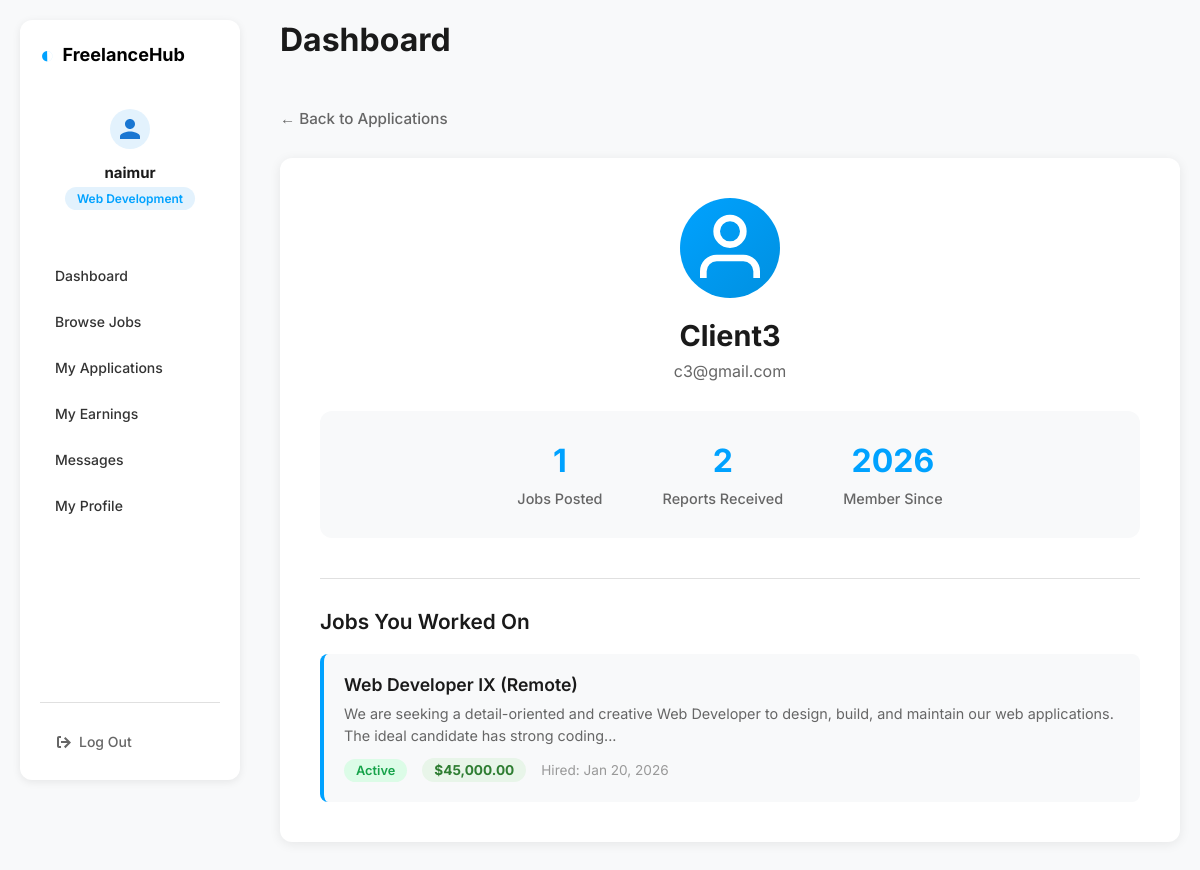
The page /freelancer/dashboard.php?page=client_profile&id=3 (signed in) on the database its author committed.
### tables this page shows
CREATE TABLE `clients` (
  `client_id` int(11) NOT NULL,
  `full_name` varchar(100) NOT NULL,
  `email` varchar(150) NOT NULL,
  `password` varchar(255) NOT NULL,
  `created_at` timestamp NOT NULL DEFAULT current_timestamp(),
  `is_suspended` tinyint(1) DEFAULT 0
);

CREATE TABLE `hired_freelancers` (
  `hire_id` int(11) NOT NULL,
  `job_id` int(11) NOT NULL,
  `freelancer_id` int(11) NOT NULL,
  `client_id` int(11) NOT NULL,
  `hired_at` timestamp NOT NULL DEFAULT current_timestamp(),
  `status` enum('active','completed','cancelled') DEFAULT 'active'
);

CREATE TABLE `jobs` (
  `job_id` int(11) NOT NULL,
  `client_id` int(11) NOT NULL,
  `skill_id` int(11) NOT NULL,
  `job_title` varchar(150) DEFAULT NULL,
  `job_description` text DEFAULT NULL,
  `status` enum('open','closed') DEFAULT 'open',
  `is_hired` tinyint(1) DEFAULT 0,
  `hired_freelancer_id` int(11) DEFAULT NULL,
  `hired_at` timestamp NULL DEFAULT NULL,
  `budget` decimal(10,2) DEFAULT NULL,
  `created_at` timestamp NOT NULL DEFAULT current_timestamp()
);

### freelancer/pages/client_profile.php (the view, shortened to what this page needs)
<?php
$freelancer_id = $_SESSION['freelancer_id'];
$client_id = $_GET['id'] ?? 0;
$client_query = $conn->prepare("
    SELECT c.*,
           (SELECT COUNT(*) FROM jobs WHERE client_id = c.client_id) as total_jobs_posted,
           (SELECT COUNT(*) FROM user_reports WHERE reported_user_id = c.client_id AND reported_user_type = 'client') as total_reports
    FROM clients c
    WHERE c.client_id = ?
");
$client_query->bind_param("i", $client_id);
$client_query->execute();
$client = $client_query->get_result()->fetch_assoc();
$jobs_query = $conn->prepare("
    SELECT j.*, hf.hired_at, hf.status, hf.job_id
    FROM hired_freelancers hf
    JOIN jobs j ON hf.job_id = j.job_id
    WHERE hf.client_id = ? AND hf.freelancer_id = ?
    ORDER BY hf.hired_at DESC
");
$jobs_query->bind_param("ii", $client_id, $freelancer_id);
$jobs_query->execute();
$worked_jobs = $jobs_query->get_result();
?>
<link rel="stylesheet" href="css/client_profile.css">
<div class="client-profile-container">
    <div class="profile-header">
        <a href="dashboard.php?page=applications" class="btn-back">← Back to Applications</a>
    </div>
    <div class="profile-card">
        <div class="profile-avatar-large">
            <svg width="80" height="80" viewBox="0 0 24 24" fill="none" stroke="currentColor" stroke-width="2">
                <path d="M20 21v-2a4 4 0 0 0-4-4H8a4 4 0 0 0-4 4v2"></path>
                <circle cx="12" cy="7" r="4"></circle>
            </svg>
        </div>
        <h2><?= htmlspecialchars($client['full_name']) ?></h2>
        <p class="profile-email"><?= htmlspecialchars($client['email']) ?></p>
        <div class="profile-stats">
            <div class="stat-item">
                <span class="stat-value"><?= $client['total_jobs_posted'] ?></span>
                <span class="stat-label">Jobs Posted</span>
            </div>
            <div class="stat-item">
                <span class="stat-value"><?= $client['total_reports'] ?></span>
                <span class="stat-label">Reports Received</span>
            </div>
            <div class="stat-item">
                <span class="stat-value"><?= date('Y', strtotime($client['created_at'])) ?></span>
                <span class="stat-label">Member Since</span>
            </div>
        </div>
        <?php if ($worked_jobs->num_rows > 0): ?>
            <?php $worked_jobs->data_seek(0); ?>
            <div class="worked-jobs-section">
                <h3>Jobs You Worked On</h3>
                <div class="jobs-list">
                    <?php while ($job = $worked_jobs->fetch_assoc()): ?>
                        <div class="job-item">
                            <h4><?= htmlspecialchars($job['job_title']) ?></h4>
                            <p><?= htmlspecialchars(substr($job['job_description'], 0, 150)) ?>...</p>
                            <div class="job-meta">
                                <span class="job-status <?= $job['status'] ?>"><?= ucfirst($job['status']) ?></span>
                                <span class="job-budget">$<?= number_format($job['budget'], 2) ?></span>
                                <span class="job-date">Hired: <?= date('M d, Y', strtotime($job['hired_at'])) ?></span>
                            </div>
                        </div>
                    <?php endwhile; ?>
                </div>
            </div>
        <?php else: ?>
            <p class="no-jobs">You haven't worked on any jobs for this client yet.</p>
        <?php endif; ?>
    </div>
</div>

### freelancer/css/freelancer_dashboard.css (style rules this page uses)
* { margin: 0; padding: 0; box-sizing: border-box; }
body { font-family: 'Inter', Arial, sans-serif; background-color: #f8f9fa; color: #333; }

### freelancer/css/client_profile.css (style rules this page uses)
.client-profile-container { max-width: 900px; margin: 0 auto; padding: 20px 0; }
.profile-header { display: flex; justify-content: space-between; align-items: center; margin-bottom: 30px; }
.btn-back { color: #666; text-decoration: none; font-weight: 500; font-size: 0.95rem; transition: color 0.3s ease; display: inline-flex; align-items: center; gap: 5px; }
.profile-card { background: #fff; padding: 40px; border-radius: 12px; box-shadow: 0 2px 12px rgba(0, 0, 0, 0.08); text-align: center; }
.profile-avatar-large { width: 100px; height: 100px; margin: 0 auto 20px; border-radius: 50%; background: linear-gradient(135deg, #00a2ff 0%, #0090e0 100%); display: flex; align-items: center; justify-content: center; }
.profile-avatar-large svg { color: white; }
.profile-card h2 { font-size: 1.8rem; font-weight: 700; color: #1a1a1a; margin-bottom: 8px; }
.profile-email { font-size: 1rem; color: #666; margin-bottom: 30px; }
.profile-stats { display: flex; justify-content: center; gap: 60px; margin-bottom: 40px; padding: 30px; background: #f8f9fa; border-radius: 12px; }
.stat-item { text-align: center; }
.stat-value { display: block; font-size: 2rem; font-weight: 700; color: #00a2ff; margin-bottom: 8px; }
.stat-label { font-size: 0.9rem; color: #666; font-weight: 500; }
.worked-jobs-section { text-align: left; margin-top: 30px; padding-top: 30px; border-top: 1px solid #e0e0e0; }
.worked-jobs-section h3 { font-size: 1.3rem; font-weight: 600; color: #1a1a1a; margin-bottom: 20px; }
.jobs-list { display: flex; flex-direction: column; gap: 15px; }
.job-item { padding: 20px; background: #f8f9fa; border-radius: 8px; border-left: 4px solid #00a2ff; transition: all 0.3s ease; }
.job-item h4 { font-size: 1.1rem; font-weight: 600; color: #1a1a1a; margin-bottom: 8px; }
.job-item p { font-size: 0.9rem; color: #666; line-height: 1.5; margin-bottom: 12px; }
.job-meta { display: flex; gap: 15px; align-items: center; flex-wrap: wrap; }
.job-status { padding: 4px 12px; border-radius: 12px; font-size: 0.8rem; font-weight: 600; }
.job-status.active { background: #dcfce7; color: #16a34a; }
.job-budget { background: #e8f5e9; color: #2e7d32; padding: 4px 12px; border-radius: 12px; font-size: 0.85rem; font-weight: 700; }
.job-date { font-size: 0.85rem; color: #999; }

### rows shown on the page
clients: full_name "Client3", email "c3@gmail.com", created_at "2026"
hired_freelancers: job.job_title "Web Developer IX (Remote)", job.job_description "We are seeking a detail-oriented and creative Web Developer to design, build, and maintain our web applications. The ideal candidate has strong coding", status "Active", job.budget "45,000.00", hired_at "Jan 20, 2026"

### other values the page prints
explode(' ', $freelancer_name)[0] "naimur"
$freelancer_skill "Web Development"
$label "Dashboard"
$label "Browse Jobs"
$label "My Applications"
$label "My Earnings"
$label "Messages"
$label "My Profile"
$pageTitle "Dashboard"
$client['total_jobs_posted'] "1"
$client['total_reports'] "2"
